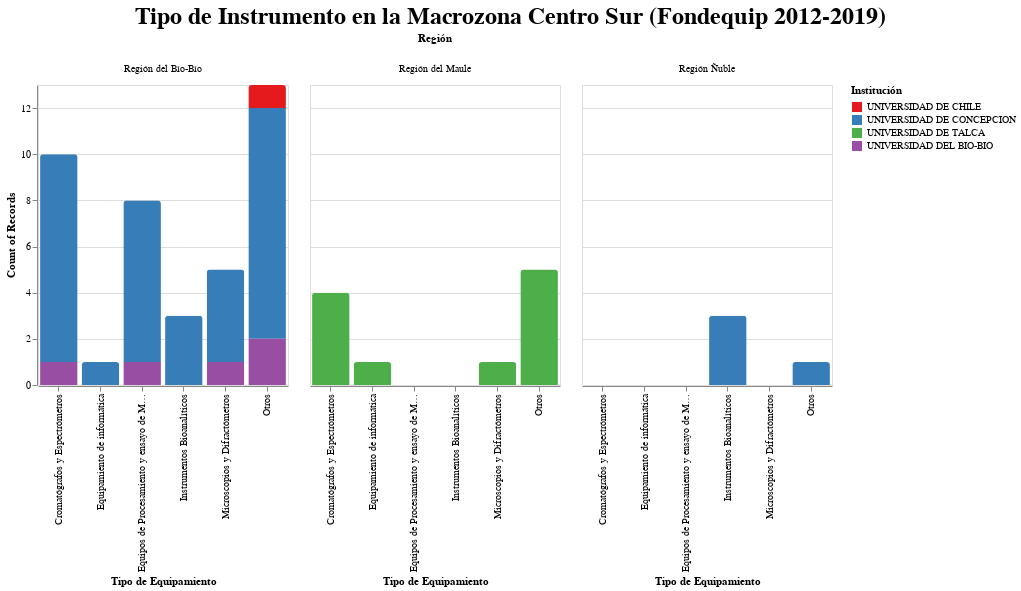

The code cell stored with this chart in its notebook:
### Code cell
import altair as alt
alt.data_transformers.disable_max_rows()

chart = alt.Chart(data).mark_bar(
    cornerRadiusTopLeft=3,
    cornerRadiusTopRight=3
).encode(
    y=alt.Y('count(Tipo de Equipamiento):Q', stack=True),
    x='Tipo de Equipamiento:O',
    color=alt.Color('Institución:N', scale=alt.Scale(scheme='set1')),
    column='Región:O'
    
).properties(
    title='Tipo de Instrumento en la Macrozona Centro Sur (Fondequip 2012-2019)',
    
    width=250
)

chart.configure_title(
    fontSize=24,
    font='Courier',
    anchor='middle',
    color='black'
)

### Figure 1 — Vega-Lite specification as saved in the notebook (floating-point values rounded to 4 significant figures)
{"config": {"view": {"continuousWidth": 400, "continuousHeight": 300}, "title": {"anchor": "middle", "color": "black", "font": "Courier", "fontSize": 24}}, "data": {"name": "data-55f525ad415eb41e14f82735ca4b085e"}, "mark": {"type": "bar", "cornerRadiusTopLeft": 3, "cornerRadiusTopRight": 3}, "encoding": {"color": {"type": "nominal", "field": "Institución", "scale": {"scheme": "set1"}}, "column": {"type": "ordinal", "field": "Región"}, "x": {"type": "ordinal", "field": "Tipo de Equipamiento"}, "y": {"type": "quantitative", "aggregate": "count", "field": "Tipo de Equipamiento", "stack": true}}, "title": "Tipo de Instrumento en la Macrozona Centro Sur (Fondequip 2012-2019)", "width": 250, "$schema": "https://vega.github.io/schema/vega-lite/v4.8.1.json", "datasets": {"data-55f525ad415eb41e14f82735ca4b085e": [{"Folio": "EQM190153", "Programa": "FONDEQUIP", "Institución": "UNIVERSIDAD DE TALCA", "Región Instalación del Equipo": "Región del Maule", "Tipo de Equipamiento": "Otros", "Tipo de Equipamiento 2": "Sensores Organismos", "Área OECD": "Biomedicina", "Equipo": "DISPOSITIVO INTEGRADO NOLDUS DE OBSERVACIÓN DE CONDUCTA Y REGISTRO DE SEÑALES FISIOLÓGICAS", "Marca": "NOLDUS", "Modelo": "NOLDUS INFORMATION TECHNOLOGY", "Coordinador Responsable": "RAMON CASTILLO", "Email": "racastillo@utalca.cl", "Región": "Región del Maule"}, {"Folio": "EQM190124", "Programa": "FONDEQUIP", "Institución": "UNIVERSIDAD DE TALCA", "Región Instalación del Equipo": "Región del Maule", "Tipo de Equipamiento": "Otros", "Tipo de Equipamiento 2": "Sensores Laboratorio Natural", "Área OECD": "Clima", "Equipo": "PLATAFORMA DE FENOTIPEO AÉREA CON CÁMARA HIPERESPECTRA Y LIDARL ", "Marca": "Headwall Photonics ", "Modelo": "Co-Aligned hyperspectral sensor 400-2500nm with Lidar", "Coordinador Responsable": "Gustavo Lobos", "Email": "globosp@utalca.cl", "Región": "Región del Maule"}, {"Folio": "EQM190002", "Programa": "FONDEQUIP", "Institución": "UNIVERSIDAD DE CONCEPCION", "Región Instalación del Equipo": "Región del Bío-Bío", "Tipo de Equipamiento": "Otros", "Tipo de Equipamiento 2": "Análisis de Materiales ", "Área OECD": "Industria 4.0", "Equipo": "NANOTRIBOINDENTADOR", "Marca": "Bruker", "Modelo": "Hysitron TI 980", "Coordinador Responsable": "manuel melendrez", "Email": "mmelendrez@udec.cl", "Región": "Región del Bío-Bío"}, {"Folio": "EQM180230", "Programa": "FONDEQUIP", "Institución": "UNIVERSIDAD DE CONCEPCION", "Región Instalación del Equipo": "Región del Bío-Bío", "Tipo de Equipamiento": "Equipos de Procesamiento y ensayo de Materiales", "Tipo de Equipamiento 2": "Fármacos y Alimentos", "Área OECD": "Biomedicina", "Equipo": "MULTIFORS 2 OPTIMIZADO PARA SIMULACIÓN GASTRO-INTESTINAL", "Marca": "INFORS HT", "Modelo": "Multifors 2", "Coordinador Responsable": "Karem Henríquez Aedo", "Email": "karhenri@gmail.com", "Región": "Región del Bío-Bío"}, {"Folio": "EQM180219", "Programa": "FONDEQUIP", "Institución": "UNIVERSIDAD DE CONCEPCION", "Región Instalación del Equipo": "Región del Bío-Bío", "Tipo de Equipamiento": "Otros", "Tipo de Equipamiento 2": "Caracterización Proteínas", "Área OECD": "Biomedicina", "Equipo": "JASCO 1500", "Marca": "Jasco", "Modelo": 1500, "Coordinador Responsable": "Maximiliano Figueroa", "Email": "mfigueroa.yevenes@gmail.com", "Región": "Región del Bío-Bío"}, {"Folio": "EQM180217", "Programa": "FONDEQUIP", "Institución": "UNIVERSIDAD DE CONCEPCION", "Región Instalación del Equipo": "Región del Bío-Bío", "Tipo de Equipamiento": "Otros", "Tipo de Equipamiento 2": "Cromátografo", "Área OECD": "Biomedicina", "Equipo": "SISTEMA INTEGRADO CROMATÓGRAFO IÓNICO- ESPECTRÓMETRO DE MASAS POR PLASMA INDUCTIVAMENTE ACOPLADO", "Marca": "Thermo Fischer Sci", "Modelo": "ICP/MS iCAP RQ - ICS 5000", "Coordinador Responsable": "CARLOS PEÑA", "Email": "carlospena@udec.cl", "Región": "Región del Bío-Bío"}, {"Folio": "EQM180201", "Programa": "FONDEQUIP", "Institución": "UNIVERSIDAD DE CONCEPCION", "Región Instalación del Equipo": "Región del Bío-Bío", "Tipo de Equipamiento": "Otros", "Tipo de Equipamiento 2": "Purificación", "Área OECD": "Biotecnología", "Equipo": "SISTEMA DE EXTRACCIÓN SUPERCRÍTICO Y SUBCRÍTICO", "Marca": "Applied Separations", "Modelo": "Spe-ed Helix", "Coordinador Responsable": "Cristian Agurto", "Email": "cagurto@udec.cl", "Región": "Región del Bío-Bío"}, {"Folio": "EQM180008", "Programa": "FONDEQUIP", "Institución": "UNIVERSIDAD DE CONCEPCION", "Región Instalación del Equipo": "Región del Bío-Bío", "Tipo de Equipamiento": "Otros", "Tipo de Equipamiento 2": "Sensores Organismos", "Área OECD": "Biomedicina", "Equipo": "EEG MOVE CON SISTEMA WIRELESS", "Marca": "BrainAmp Standard", "Modelo": "128-channel BP-01030", "Coordinador Responsable": "Mabel Urrutia", "Email": "urrutiamabel@gmail.com", "Región": "Región del Bío-Bío"}, {"Folio": "EQM170124", "Programa": "FONDEQUIP", "Institución": "UNIVERSIDAD DE CONCEPCION", "Región Instalación del Equipo": "Región del Bío-Bío", "Tipo de Equipamiento": "Microscopios y Difractómetros", "Tipo de Equipamiento 2": "Microscopío", "Área OECD": "Biomedicina", "Equipo": "MICROSCOPIO ELECTRÓNICO DE BARRIDO SU 1000 FLEXSEM", "Marca": "HITACHI", "Modelo": "SU3500", "Coordinador Responsable": "Daniel González", "Email": "danigonz@udec.cl", "Región": "Región del Bío-Bío"}, {"Folio": "EQM170077", "Programa": "FONDEQUIP", "Institución": "UNIVERSIDAD DEL BIO-BIO", "Región Instalación del Equipo": "Región del Bío-Bío", "Tipo de Equipamiento": "Cromatógrafos y Espectrómetros", "Tipo de Equipamiento 2": "Cromátografo", "Área OECD": "Biomedicina", "Equipo": "CROMATÓGRAFO DE GASES Y PIROLIZADOR ACOPLADO A UN ESPECTRÓMETRO DE MASAS PY-GC/MS", "Marca": "Perkin Elmer", "Modelo": "GC Clarus 690 MS SQ8", "Coordinador Responsable": "Serguei Alejandro ", "Email": "salejandro@ubiobio.cl", "Región": "Región del Bío-Bío"}, {"Folio": "EQM170075", "Programa": "FONDEQUIP", "Institución": "UNIVERSIDAD DEL BIO-BIO", "Región Instalación del Equipo": "Región del Bío-Bío", "Tipo de Equipamiento": "Otros", "Tipo de Equipamiento 2": "Análisis de Materiales ", "Área OECD": "Industria 4.0", "Equipo": "ROBOT PARA CONSTRUCCIÓN IMPRESA", "Marca": "Kuka", "Modelo": "Kuka KR120 R2500 y KL6000", "Coordinador Responsable": "Rodrigo Garcia", "Email": "rgarcia@ubiobio.cl", "Región": "Región del Bío-Bío"}, {"Folio": "EQM170074", "Programa": "FONDEQUIP", "Institución": "UNIVERSIDAD DE TALCA", "Región Instalación del Equipo": "Región del Maule", "Tipo de Equipamiento": "Cromatógrafos y Espectrómetros", "Tipo de Equipamiento 2": "Espectrómetro", "Área OECD": "Biomedicina", "Equipo": "ESPECTRÓMETRO DE RESONANCIA MAGNÉTICA NUCLEAR DE 500 MHZ RMN 500 MHZ", "Marca": "Bruker", "Modelo": "Avance III HDTM 500 High Performance Digital NMR Spectrometer�", "Coordinador Responsable": "Guillermo Schmeda", "Email": "schmeda@utalca.cl", "Región": "Región del Maule"}, {"Folio": "EQM170054", "Programa": "FONDEQUIP", "Institución": "UNIVERSIDAD DE TALCA", "Región Instalación del Equipo": "Región del Maule", "Tipo de Equipamiento": "Otros", "Tipo de Equipamiento 2": "Análisis de Materiales ", "Área OECD": "Industria 4.0", "Equipo": "ESTACIÓN DE PRUEBA PARA CELDAS INDIVIDUALES DE GRAN SUPERFICIE Y PILAS DE COMBUSTIBLE DE TAMAÑO PEQUEÑO", "Marca": "FuelCon", "Modelo": "Evaluator C1000-LT", "Coordinador Responsable": "Carlos  Restrepo", "Email": "crestrepo@utalca.cl", "Región": "Región del Maule"}, {"Folio": "EQM170023", "Programa": "FONDEQUIP", "Institución": "UNIVERSIDAD DE CONCEPCION", "Región Instalación del Equipo": "Región del Bío-Bío", "Tipo de Equipamiento": "Cromatógrafos y Espectrómetros", "Tipo de Equipamiento 2": "Cromátografo", "Área OECD": "Biomedicina", "Equipo": "CROMATÓGRAFO LÍQUIDO DE ULTRA-ALTO RENDIMIENTO ACOPLADO A UN ESPECTRÓMETRO DE MASAS DE ALTA RESOLUCIÓN DE CUADRUPOLO-TIEMPO DE VUELO HR-QQTOF-MS", "Marca": "Bruker", "Modelo": "Compact QqTOF Bench-top", "Coordinador Responsable": "Claudia Mardones", "Email": "cmardone@udec.cl", "Región": "Región del Bío-Bío"}, {"Folio": "EQM160100", "Programa": "FONDEQUIP", "Institución": "UNIVERSIDAD DE CONCEPCION", "Región Instalación del Equipo": "Región del Bío-Bío", "Tipo de Equipamiento": "Equipos de Procesamiento y ensayo de Materiales", "Tipo de Equipamiento 2": "Fármacos y Alimentos", "Área OECD": null, "Equipo": "FLUORESCENCIA DE RAYOS X DE REFLEXIÓN TOTAL", "Marca": "Bruker", "Modelo": "S4 Tstar/800", "Coordinador Responsable": "José Neira", "Email": "yneira@udec.cl", "Región": "Región del Bío-Bío"}, {"Folio": "EQM160063", "Programa": "FONDEQUIP", "Institución": "UNIVERSIDAD DE TALCA", "Región Instalación del Equipo": "Región del Maule", "Tipo de Equipamiento": "Equipamiento de informática", "Tipo de Equipamiento 2": "Sistema de Cómputo", "Área OECD": "Agricultura de Precisión", "Equipo": "CLÚSTER DE CÓMPUTO", "Marca": "Exxact", "Modelo": "Quantum-TXR231-1000R Turn-Key Cluster", "Coordinador Responsable": "Wendy Gonzalez", "Email": "wgonzalez@utalca.cl", "Región": "Región del Maule"}, {"Folio": "EQM160015", "Programa": "FONDEQUIP", "Institución": "UNIVERSIDAD DE CONCEPCION", "Región Instalación del Equipo": "Región del Bío-Bío", "Tipo de Equipamiento": "Otros", "Tipo de Equipamiento 2": "Sensores Laboratorio Natural", "Área OECD": null, "Equipo": "ARREGLO DE SISMÓMETROS", "Marca": "Guralp", "Modelo": "Radian/ 6T", "Coordinador Responsable": "Gonzalo Montalva", "Email": "gmontalva@udec.cl", "Región": "Región del Bío-Bío"}, {"Folio": "EQM150139", "Programa": "FONDEQUIP", "Institución": "UNIVERSIDAD DE CONCEPCION", "Región Instalación del Equipo": "Región del Bío-Bío", "Tipo de Equipamiento": "Microscopios y Difractómetros", "Tipo de Equipamiento 2": "Microscopío", "Área OECD": null, "Equipo": "MICROSCOPIO DE FUERZA ATÓMICA ACOPLADO CON ESPECTROSCOPIA RAMAN AFM-RAMAN", "Marca": "HORIBA", "Modelo": "LabRAM nano 800 HR Evolution", "Coordinador Responsable": "manuel melendrez", "Email": "mmelendrez@udec.cl", "Región": "Región del Bío-Bío"}, {"Folio": "EQM150134", "Programa": "FONDEQUIP", "Institución": "UNIVERSIDAD DE CONCEPCION", "Región Instalación del Equipo": "Región del Bío-Bío", "Tipo de Equipamiento": "Equipamiento de informática", "Tipo de Equipamiento 2": "Sistema de Cómputo", "Área OECD": null, "Equipo": "CLUSTER GPU", "Marca": "ExxactCorp", "Modelo": "TXR412-\n512R", "Coordinador Responsable": "Alexis Salas", "Email": "alsalas@udec.cl", "Región": "Región del Bío-Bío"}, {"Folio": "EQM150114", "Programa": "FONDEQUIP", "Institución": "UNIVERSIDAD DE CONCEPCION", "Región Instalación del Equipo": "Región del Bío-Bío", "Tipo de Equipamiento": "Otros", "Tipo de Equipamiento 2": "Análisis de Materiales ", "Área OECD": null, "Equipo": "MÁQUINA DE PROTOTIPADO LASER DE CIRCUITOS ELECTRÓNICOS", "Marca": "LPKF", "Modelo": "ProtoLaser S", "Coordinador Responsable": "Pablo Aqueveque", "Email": "paaqueve@udec.cl", "Región": "Región del Bío-Bío"}, {"Folio": "EQM150103", "Programa": "FONDEQUIP", "Institución": "UNIVERSIDAD DE CONCEPCION", "Región Instalación del Equipo": "Región del Bío-Bío", "Tipo de Equipamiento": "Otros", "Tipo de Equipamiento 2": "Análisis de Materiales ", "Área OECD": null, "Equipo": "ANALIZADOR TÉRMICO DE MATERIALES", "Marca": "MICROMERITICS", "Modelo": "AutoChem II - MS Cirrus 2 MKS", "Coordinador Responsable": "Rafael Garcia", "Email": "rgarcia@udec.cl", "Región": "Región del Bío-Bío"}, {"Folio": "EQM150097", "Programa": "FONDEQUIP", "Institución": "UNIVERSIDAD DE CONCEPCION", "Región Instalación del Equipo": "Región del Bío-Bío", "Tipo de Equipamiento": "Instrumentos Bioanalíticos", "Tipo de Equipamiento 2": "Caracterización Proteínas", "Área OECD": null, "Equipo": "EQUIPO DE TERMOFORESIS MICROESCALA", "Marca": "NanoTemper Technologies GmbH", "Modelo": "Monolith NT.115Pico", "Coordinador Responsable": "Oliberto Sánchez", "Email": "osanchez@udec.cl", "Región": "Región del Bío-Bío"}, {"Folio": "EQM150078", "Programa": "FONDEQUIP", "Institución": "UNIVERSIDAD DE CONCEPCION", "Región Instalación del Equipo": "Región del Bío-Bío", "Tipo de Equipamiento": "Otros", "Tipo de Equipamiento 2": "Riego Técnificado", "Área OECD": "Agricultura de Precisión", "Equipo": "SISTEMA DE AVANCE FRONTAL VRI ", "Marca": "VALLEY", "Modelo": 8120, "Coordinador Responsable": "Luis Lagos", "Email": "octaviolagos@udec.cl", "Región": "Región del Bío-Bío"}, {"Folio": "EQM150067", "Programa": "FONDEQUIP", "Institución": "UNIVERSIDAD DE CONCEPCION", "Región Instalación del Equipo": "Región del Bío-Bío", "Tipo de Equipamiento": "Cromatógrafos y Espectrómetros", "Tipo de Equipamiento 2": "Espectrómetro", "Área OECD": null, "Equipo": "UHPLC-DAD-MS/MS ", "Marca": "SHIMADZU", "Modelo": "LCMS-8030", "Coordinador Responsable": "Christian  Folch", "Email": "cfolch@ciq.uchile.cl", "Región": "Región del Bío-Bío"}, {"Folio": "EQM150061", "Programa": "FONDEQUIP", "Institución": "UNIVERSIDAD DE CONCEPCION", "Región Instalación del Equipo": "Región del Bío-Bío", "Tipo de Equipamiento": "Instrumentos Bioanalíticos", "Tipo de Equipamiento 2": "Citómetro de Flujo", "Área OECD": null, "Equipo": "CITÓMETRO DE FLUJO BD LSRFORTESSA X-20", "Marca": "Becton Dickinson", "Modelo": "LSRFortessa X-20", "Coordinador Responsable": "Maria  Barria", "Email": "mibarria@gmail.com", "Región": "Región del Bío-Bío"}, {"Folio": "EQM150036", "Programa": "FONDEQUIP", "Institución": "UNIVERSIDAD DE CONCEPCION", "Región Instalación del Equipo": "Región Ñuble", "Tipo de Equipamiento": "Otros", "Tipo de Equipamiento 2": "Purificación", "Área OECD": null, "Equipo": "ULTRACENTRÍFUGA PREPARATIVA", "Marca": "HITACHI", "Modelo": "CP80NX", "Coordinador Responsable": "Lleretny Rodriguez", "Email": "llrodriguez@udec.cl", "Región": "Región Ñuble"}, {"Folio": "EQM150034", "Programa": "FONDEQUIP", "Institución": "UNIVERSIDAD DE CONCEPCION", "Región Instalación del Equipo": "Región Ñuble", "Tipo de Equipamiento": "Instrumentos Bioanalíticos", "Tipo de Equipamiento 2": "Caracterización Proteínas", "Área OECD": null, "Equipo": "ANALIZADOR DE NANOPARTÍCULAS NTA", "Marca": "MALVERN", "Modelo": "Nanosight NS300", "Coordinador Responsable": "FIDEL CASTRO", "Email": "fidcastro@udec.cl", "Región": "Región Ñuble"}, {"Folio": "EQM150029", "Programa": "FONDEQUIP", "Institución": "UNIVERSIDAD DE CONCEPCION", "Región Instalación del Equipo": "Región del Bío-Bío", "Tipo de Equipamiento": "Otros", "Tipo de Equipamiento 2": "Sistema de Cómputo", "Área OECD": null, "Equipo": "SIMULADOR DE CONDUCCION SIMESCAR", "Marca": "Simumak", "Modelo": "Simescar", "Coordinador Responsable": "Tomas Echaveguren", "Email": "techaveg@udec.cl", "Región": "Región del Bío-Bío"}, {"Folio": "EQM150025", "Programa": "FONDEQUIP", "Institución": "UNIVERSIDAD DE CONCEPCION", "Región Instalación del Equipo": "Región del Bío-Bío", "Tipo de Equipamiento": "Cromatógrafos y Espectrómetros", "Tipo de Equipamiento 2": "Cromátografo", "Área OECD": null, "Equipo": "CROMATOGRAFO EN CONTRA-CORRIENTE LÍQUIDO-LIQUIDO DE LECHO MÓVIL VERDADERO TMB", "Marca": "Armen", "Modelo": "TMB-500", "Coordinador Responsable": "Edgar Pastene", "Email": "epastene@udec.cl", "Región": "Región del Bío-Bío"}, {"Folio": "EQM150018", "Programa": "FONDEQUIP", "Institución": "UNIVERSIDAD DE CONCEPCION", "Región Instalación del Equipo": "Región del Bío-Bío", "Tipo de Equipamiento": "Cromatógrafos y Espectrómetros", "Tipo de Equipamiento 2": "Espectrómetro", "Área OECD": null, "Equipo": "ANALIZADOR ELEMENTAL ACOPLADO A ESPECTRÓMETRO DE MASA DE RAZÓN ISOTOPICA EA-IRMS", "Marca": "Sercon - Eurovector", "Modelo": "GSL  2020 IRMS", "Coordinador Responsable": "RAFAEL RUBILAR", "Email": "rafaelrubilar@udec.cl", "Región": "Región del Bío-Bío"}, {"Folio": "EQM150005", "Programa": "FONDEQUIP", "Institución": "UNIVERSIDAD DE TALCA", "Región Instalación del Equipo": "Región del Maule", "Tipo de Equipamiento": "Microscopios y Difractómetros", "Tipo de Equipamiento 2": "Microscopío", "Área OECD": null, "Equipo": "MICROSCOPIO DE FLUORESCENCIA INTRAVITAL", "Marca": "Carl Zeiss", "Modelo": "Axio Examiner.Z1", "Coordinador Responsable": "Eduardo Fuentes", "Email": "edfuentes@utalca.cl", "Región": "Región del Maule"}, {"Folio": "EQM140148", "Programa": "FONDEQUIP", "Institución": "UNIVERSIDAD DE CONCEPCION", "Región Instalación del Equipo": "Región del Bío-Bío", "Tipo de Equipamiento": "Equipos de Procesamiento y ensayo de Materiales", "Tipo de Equipamiento 2": "Sistema de Cómputo", "Área OECD": null, "Equipo": "EMULADOR EN TIEMPO REAL", "Marca": "OPAL-RT", "Modelo": "OP4500/5607", "Coordinador Responsable": "José Espinoza", "Email": "jose.espinoza@udec.cl", "Región": "Región del Bío-Bío"}, {"Folio": "EQM140146", "Programa": "FONDEQUIP", "Institución": "UNIVERSIDAD DE CONCEPCION", "Región Instalación del Equipo": "Región del Bío-Bío", "Tipo de Equipamiento": "Microscopios y Difractómetros", "Tipo de Equipamiento 2": "Microscopío", "Área OECD": null, "Equipo": "ESTEREOMICROSCOPIO DE FLUORESCENCIA", "Marca": "CARL ZEISS", "Modelo": "AxioZoom.V16 con sistema Apotome.2", "Coordinador Responsable": "JUAN HENRIQUEZ", "Email": "jhenriquez@udec.cl", "Región": "Región del Bío-Bío"}, {"Folio": "EQM140134", "Programa": "FONDEQUIP", "Institución": "UNIVERSIDAD DE CHILE", "Región Instalación del Equipo": "Región del Bío-Bío", "Tipo de Equipamiento": "Otros", "Tipo de Equipamiento 2": "Sensores Laboratorio Natural", "Área OECD": null, "Equipo": "PLATAFORMA DE OBSERVACIÓN SISTEMA ACOPLADO OCÉANO-ATMÓSFERA POSAR", "Marca": "Varias", "Modelo": "Integración de varios sensores Campbell  Seacat", "Coordinador Responsable": "René Garreaud", "Email": "rgarreau@dgf.uchile.cl", "Región": "Región del Bío-Bío"}, {"Folio": "EQM140111", "Programa": "FONDEQUIP", "Institución": "UNIVERSIDAD DE CONCEPCION", "Región Instalación del Equipo": "Región del Bío-Bío", "Tipo de Equipamiento": "Equipos de Procesamiento y ensayo de Materiales", "Tipo de Equipamiento 2": "Autoclave", "Área OECD": null, "Equipo": "AUTOCLAVE DOBLE PUERTA CON GENERADOR INCLUIDO", "Marca": "MATACHANA", "Modelo": "1010E-2 I", "Coordinador Responsable": "Luis Aguayo", "Email": "laguayo@udec.cl", "Región": "Región del Bío-Bío"}, {"Folio": "EQM140104", "Programa": "FONDEQUIP", "Institución": "UNIVERSIDAD DEL BIO-BIO", "Región Instalación del Equipo": "Región del Bío-Bío", "Tipo de Equipamiento": "Otros", "Tipo de Equipamiento 2": "Sensores Organismos", "Área OECD": null, "Equipo": "PERICAM PSI HR", "Marca": "Perimed", "Modelo": "PeriCam PSI HR", "Coordinador Responsable": "Carlos Escudero", "Email": "cescudero@ubiobio.cl", "Región": "Región del Bío-Bío"}, {"Folio": "EQM140088", "Programa": "FONDEQUIP", "Institución": "UNIVERSIDAD DEL BIO-BIO", "Región Instalación del Equipo": "Región del Bío-Bío", "Tipo de Equipamiento": "Microscopios y Difractómetros", "Tipo de Equipamiento 2": "Microscopío", "Área OECD": null, "Equipo": "MICROSCOPIO ELECTRÓNICO DE BARRIDO SEM", "Marca": "Hitachi", "Modelo": "SU 3500", "Coordinador Responsable": "Gerardo Cabello", "Email": "gcabello@ubiobio.cl", "Región": "Región del Bío-Bío"}, {"Folio": "EQM140075", "Programa": "FONDEQUIP", "Institución": "UNIVERSIDAD DE CONCEPCION", "Región Instalación del Equipo": "Región del Bío-Bío", "Tipo de Equipamiento": "Cromatógrafos y Espectrómetros", "Tipo de Equipamiento 2": "Espectrómetro", "Área OECD": null, "Equipo": "ESPECTROMETRO DE RESONANCIA PARAMAGNETICA DE  SPIN ELECTRONICO EPR", "Marca": "Bruker", "Modelo": "EMXmicro-6/1/S/L SYSTEM", "Coordinador Responsable": "David Contreras", "Email": "dcontrer@udec.cl", "Región": "Región del Bío-Bío"}, {"Folio": "EQM140034", "Programa": "FONDEQUIP", "Institución": "UNIVERSIDAD DE CONCEPCION", "Región Instalación del Equipo": "Región del Bío-Bío", "Tipo de Equipamiento": "Equipos de Procesamiento y ensayo de Materiales", "Tipo de Equipamiento 2": "Análisis de Materiales ", "Área OECD": null, "Equipo": "REÓMETRO HÍBRIDO DHR-3", "Marca": "Marca TA-Instruments", "Modelo": "DHR-3", "Coordinador Responsable": "Bernabe Rivas", "Email": "brivas@udec.cl", "Región": "Región del Bío-Bío"}, {"Folio": "EQM140029", "Programa": "FONDEQUIP", "Institución": "UNIVERSIDAD DE CONCEPCION", "Región Instalación del Equipo": "Región del Bío-Bío", "Tipo de Equipamiento": "Equipos de Procesamiento y ensayo de Materiales", "Tipo de Equipamiento 2": "Sensores Laboratorio Natural", "Área OECD": null, "Equipo": "RED MÚLTIPLE MOCNESS", "Marca": "Mocness", "Modelo": "Múltiple 10m2 ", "Coordinador Responsable": "HERACLIO ESCRIBANO", "Email": "rescribano@udec.cl", "Región": "Región del Bío-Bío"}, {"Folio": "EQM130236", "Programa": "FONDEQUIP", "Institución": "UNIVERSIDAD DEL BIO-BIO", "Región Instalación del Equipo": "Región del Bío-Bío", "Tipo de Equipamiento": "Equipos de Procesamiento y ensayo de Materiales", "Tipo de Equipamiento 2": "Análisis de Materiales ", "Área OECD": null, "Equipo": "SECADOR FLEXIBLE DE MADERAS", "Marca": "Neumann", "Modelo": "LAB-3.5e", "Coordinador Responsable": "Rubén ANANIAS", "Email": "ananias@ubiobio.cl", "Región": "Región del Bío-Bío"}, {"Folio": "EQM130220", "Programa": "FONDEQUIP", "Institución": "UNIVERSIDAD DE TALCA", "Región Instalación del Equipo": "Región del Maule", "Tipo de Equipamiento": "Otros", "Tipo de Equipamiento 2": "Sensores Organismos", "Área OECD": null, "Equipo": "AMPLIFICADOR MULTICANAL DE SEÑALES BIOELÉCTRICAS", "Marca": "OT Bioelettronica ", "Modelo": "EMG-USB2", "Coordinador Responsable": "valeska gatica", "Email": "vgatica@utalca.cl", "Región": "Región del Maule"}, {"Folio": "EQM130209", "Programa": "FONDEQUIP", "Institución": "UNIVERSIDAD DE CONCEPCION", "Región Instalación del Equipo": "Región del Bío-Bío", "Tipo de Equipamiento": "Cromatógrafos y Espectrómetros", "Tipo de Equipamiento 2": "Espectrómetro", "Área OECD": null, "Equipo": "ESPECTRÓMETRO DE MASAS. LC/MS/MS CON INTERFACE HPTLC/MS/MS", "Marca": "Shimadzu", "Modelo": "LC-30A NEXERA unido a Detector Masa triple cuadrupolo LCMS-8030", "Coordinador Responsable": "Mario Aranda", "Email": "maranda@udec.cl", "Región": "Región del Bío-Bío"}, {"Folio": "EQM130167", "Programa": "FONDEQUIP", "Institución": "UNIVERSIDAD DE CONCEPCION", "Región Instalación del Equipo": "Región Ñuble", "Tipo de Equipamiento": "Instrumentos Bioanalíticos", "Tipo de Equipamiento 2": "Citómetro de Flujo", "Área OECD": null, "Equipo": "CITOMETRO DE FLUJO", "Marca": "Attune", "Modelo": "AFC2", "Coordinador Responsable": "Lleretny Rodriguez", "Email": "llrodriguez@udec.cl", "Región": "Región Ñuble"}, {"Folio": "EQM130103", "Programa": "FONDEQUIP", "Institución": "UNIVERSIDAD DE CONCEPCION", "Región Instalación del Equipo": "Región del Bío-Bío", "Tipo de Equipamiento": "Equipos de Procesamiento y ensayo de Materiales", "Tipo de Equipamiento 2": "Análisis de Materiales ", "Área OECD": null, "Equipo": "PRENSA CALIENTE", "Marca": "GT Advanced Technologies Limited", "Modelo": "MODEL HP20-4560-20 FURNACE SYSTEM", "Coordinador Responsable": "MANGALARAJA Ramalinga Viswanathan", "Email": "mangal@udec.cl", "Región": "Región del Bío-Bío"}, {"Folio": "EQM130088", "Programa": "FONDEQUIP", "Institución": "UNIVERSIDAD DE TALCA", "Región Instalación del Equipo": "Región del Maule", "Tipo de Equipamiento": "Otros", "Tipo de Equipamiento 2": "Sensores Organismos", "Área OECD": null, "Equipo": "SISTEMA MODULAR DE EMISIÓN Y REGISTRO DE SEÑALES SENSORIO-PERCEPTIVAS COGNITIVAS Y CONDUCTUALES", "Marca": "ETT", "Modelo": "SMERS-SPC4", "Coordinador Responsable": "Edgar Vogel", "Email": "evogel@utalca.cl", "Región": "Región del Maule"}, {"Folio": "EQM130073", "Programa": "FONDEQUIP", "Institución": "UNIVERSIDAD DE TALCA", "Región Instalación del Equipo": "Región del Maule", "Tipo de Equipamiento": "Cromatógrafos y Espectrómetros", "Tipo de Equipamiento 2": "Espectrómetro", "Área OECD": null, "Equipo": "ESPECTRORADIÓMETRO ", "Marca": "ASD Inc", "Modelo": "Field Spec 4 High Resolution", "Coordinador Responsable": "Gustavo Lobos", "Email": "globosp@utalca.cl", "Región": "Región del Maule"}, {"Folio": "EQM120191", "Programa": "FONDEQUIP", "Institución": "UNIVERSIDAD DE TALCA", "Región Instalación del Equipo": "Región del Maule", "Tipo de Equipamiento": "Cromatógrafos y Espectrómetros", "Tipo de Equipamiento 2": "Cromátografo", "Área OECD": null, "Equipo": "CROMATÓGRAFO LÍQUIDO CON DETECTOR DE MASAS", "Marca": "Thermo Fisher Scientific", "Modelo": "Exactive Plus Orbitrap LC  con detector de masas ", "Coordinador Responsable": "Carolina Torres", "Email": "cartorres@utalca.cl", "Región": "Región del Maule"}, {"Folio": "EQM120174", "Programa": "FONDEQUIP", "Institución": "UNIVERSIDAD DE CONCEPCION", "Región Instalación del Equipo": "Región del Bío-Bío", "Tipo de Equipamiento": "Microscopios y Difractómetros", "Tipo de Equipamiento 2": "Sensores Organismos", "Área OECD": null, "Equipo": "I BOX EXPLORER  PARA MACRO Y MICRO FOTODUCUMENTACIÓN IN VIVO", "Marca": "Li-Cor", "Modelo": 9400, "Coordinador Responsable": "Jorge Toledo", "Email": "jotoledo@udec.cl", "Región": "Región del Bío-Bío"}, {"Folio": "EQM120148", "Programa": "FONDEQUIP", "Institución": "UNIVERSIDAD DE CONCEPCION", "Región Instalación del Equipo": "Región del Bío-Bío", "Tipo de Equipamiento": "Instrumentos Bioanalíticos", "Tipo de Equipamiento 2": "Purificación", "Área OECD": null, "Equipo": "ULTRACENTRÍFUGA PREPARATIVA", "Marca": "SORVALL", "Modelo": "Serie Ultra WX modelo WX80", "Coordinador Responsable": "Oliberto Sánchez", "Email": "osanchez@udec.cl", "Región": "Región del Bío-Bío"}, {"Folio": "EQM120113", "Programa": "FONDEQUIP", "Institución": "UNIVERSIDAD DE CONCEPCION", "Región Instalación del Equipo": "Región Ñuble", "Tipo de Equipamiento": "Instrumentos Bioanalíticos", "Tipo de Equipamiento 2": "Microarreglos", "Área OECD": null, "Equipo": "LECTOR DE MICROARREGLOS", "Marca": "Agilent", "Modelo": "Surescan Microarray Scanner Bundle", "Coordinador Responsable": "FIDEL CASTRO", "Email": "fidcastro@udec.cl", "Región": "Región Ñuble"}, {"Folio": "EQM120104", "Programa": "FONDEQUIP", "Institución": "UNIVERSIDAD DE CONCEPCION", "Región Instalación del Equipo": "Región del Bío-Bío", "Tipo de Equipamiento": "Cromatógrafos y Espectrómetros", "Tipo de Equipamiento 2": "Sensores Laboratorio Natural", "Área OECD": "Agricultura de Precisión", "Equipo": "ANALIZADOR DE N2O Y SUS ISOTOPOS PARA EL MONTAJE EN SISTEMA DE MEDICIÓN CONTINUOS Y DISCRETOS", "Marca": "Picarro", "Modelo": "Picarro G5101-i", "Coordinador Responsable": "Laura Farias", "Email": "lfarias@profc.udec.cl", "Región": "Región del Bío-Bío"}, {"Folio": "EQM120096", "Programa": "FONDEQUIP", "Institución": "UNIVERSIDAD DE CONCEPCION", "Región Instalación del Equipo": "Región del Bío-Bío", "Tipo de Equipamiento": "Cromatógrafos y Espectrómetros", "Tipo de Equipamiento 2": "Cromátografo", "Área OECD": null, "Equipo": "CROMATOGRAFO DE DE GASES ACOPLADO A MASAS", "Marca": "Perkin Elmer", "Modelo": "Clarus 680-SQ8t", "Coordinador Responsable": "Nestor Escalona", "Email": "nescalona@udec.cl", "Región": "Región del Bío-Bío"}, {"Folio": "EQM120064", "Programa": "FONDEQUIP", "Institución": "UNIVERSIDAD DE CONCEPCION", "Región Instalación del Equipo": "Región del Bío-Bío", "Tipo de Equipamiento": "Cromatógrafos y Espectrómetros", "Tipo de Equipamiento 2": "Sensores Laboratorio Natural", "Área OECD": "Agricultura de Precisión", "Equipo": "ANALIZADOR DE GASES INFRAROJO IRGA", "Marca": "LICOR", "Modelo": "LI-6400", "Coordinador Responsable": "RAFAEL RUBILAR", "Email": "rafaelrubilar@udec.cl", "Región": "Región del Bío-Bío"}, {"Folio": "EQM120008", "Programa": "FONDEQUIP", "Institución": "UNIVERSIDAD DE TALCA", "Región Instalación del Equipo": "Región del Maule", "Tipo de Equipamiento": "Cromatógrafos y Espectrómetros", "Tipo de Equipamiento 2": "Cromátografo", "Área OECD": null, "Equipo": "CROMATOGRAFO DE GASES CON DETECTOR DE MASAS GC-MS", "Marca": "Thermo Fisher Scientific", "Modelo": "Trace GC 1310", "Coordinador Responsable": "Luis Astudillo", "Email": "lastudi@utalca.cl", "Región": "Región del Maule"}]}}
